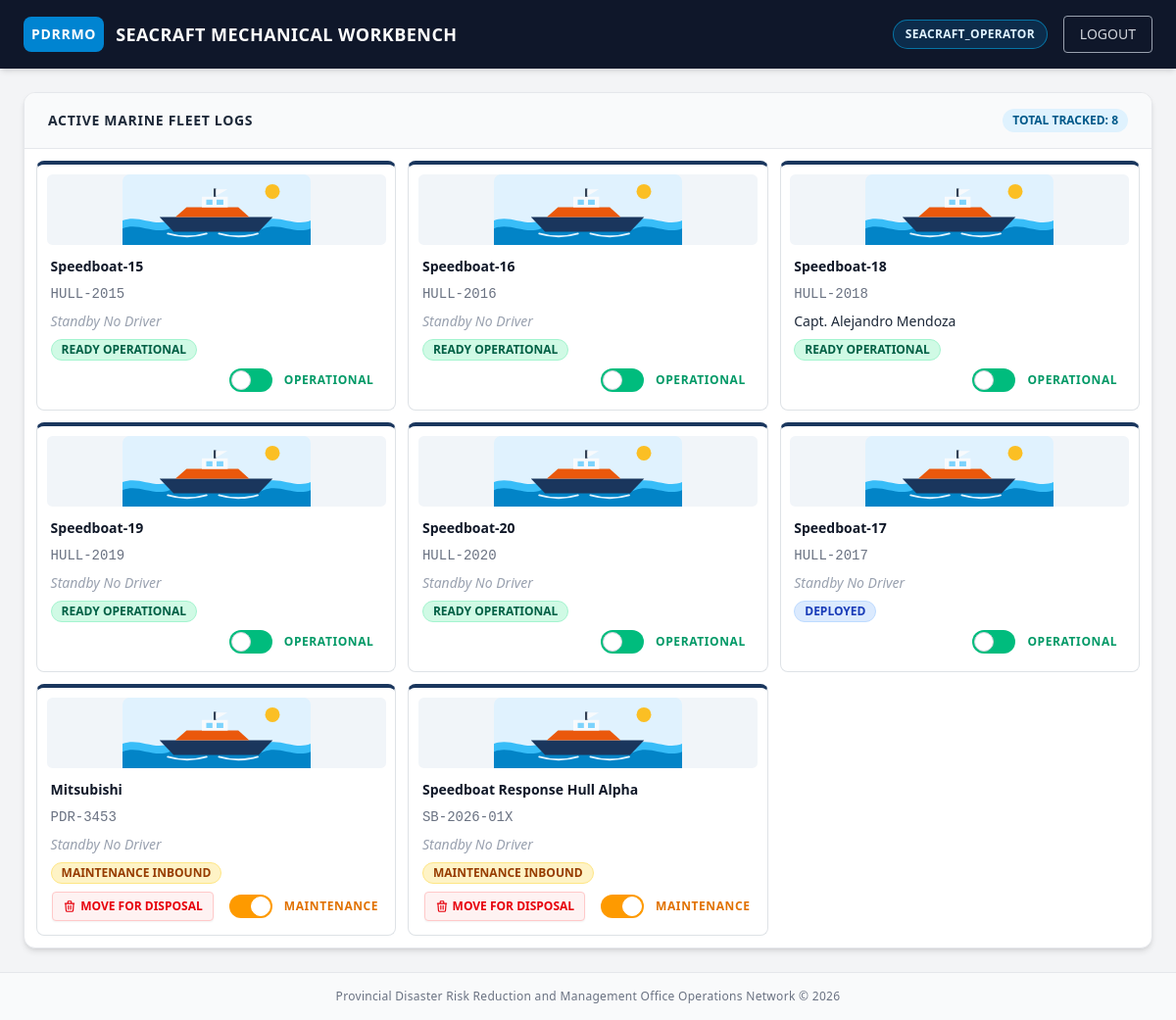
Page /maritime/ (signed in) on the earlier database version.
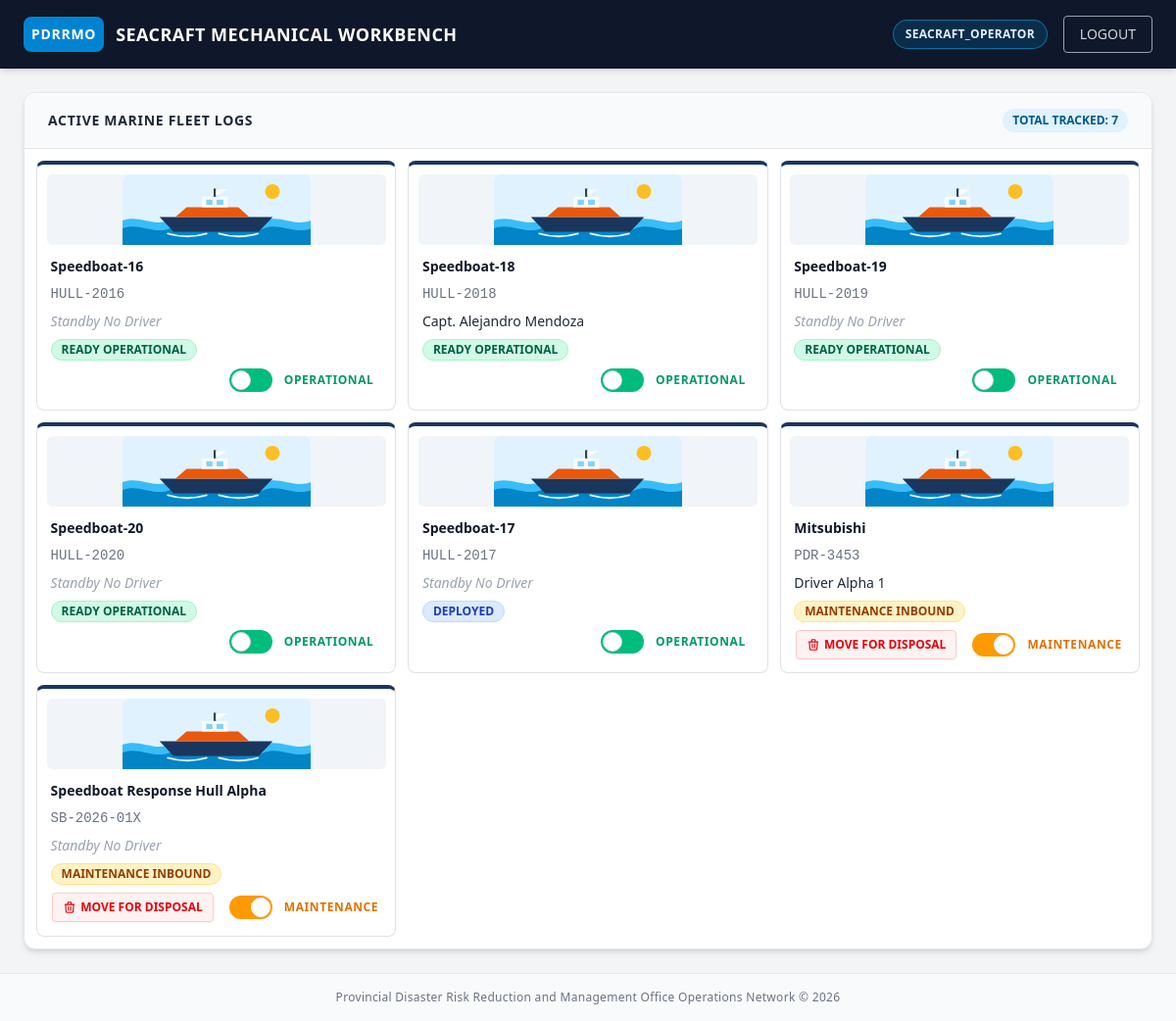
Same page on the later database version.
### fleet/models.py (models this page shows, shortened)
class Vehicle(models.Model):
    STATUS_CHOICES = [
        ('OPERATIONAL', 'Operational'),
        ('MAINTENANCE', 'Maintenance'),
        ('DEPLOYED', 'Deployed'),
    ]
    model_name = models.CharField(max_length=100)
    plate_number = models.CharField(max_length=50, unique=True)
    vehicle_type = models.ForeignKey(VehicleType, on_delete=models.CASCADE)
    status = models.CharField(
        max_length=50,
        choices=STATUS_CHOICES,
        default='OPERATIONAL'
    )
    assigned_driver = models.ForeignKey(
        Driver,
        on_delete=models.SET_NULL,
        null=True,
        blank=True,
        related_name='vehicles'
    )

class Driver(models.Model):
    name = models.CharField(max_length=100, unique=True)
    license_number = models.CharField(max_length=50, blank=True, null=True)
    phone_number = models.CharField(max_length=20, blank=True, null=True)
    is_active = models.BooleanField(default=True)

### fleet/views.py (the view, shortened to what this page needs)
# urls.py: path('maritime/', views.seacraft_dashboard, name='seacraft_dashboard'),
@login_required
def seacraft_dashboard(request):
    user = request.user
    username_lower = user.username.lower()
    user_group_names = list(user.groups.values_list('name', flat=True))
    is_authorized = check_user_role(
        user,
        'Maritime_Tech',
        ['maritime', 'sea', 'craft', 'tech', 'dispatch']
    )
    if not is_authorized:
        messages.error(request, "Access restricted to authorized Maritime Operators.")
        return redirect('homepage')
    vehicles = Vehicle.objects.filter(
        vehicle_type__name__iexact='MARINE'
    ).exclude(
        status__in=['ARCHIVED', 'DISPOSED']
    ).select_related(
        'vehicle_type', 'assigned_driver'
    ).order_by(
        Case(
            When(status='OPERATIONAL', then=Value(1)),
            When(status='DEPLOYED', then=Value(2)),
            When(status='MAINTENANCE', then=Value(3)),
            When(status='PENDING_DISPOSAL', then=Value(4)),
            default=Value(5),
            output_field=IntegerField(),
        ),
        'model_name'
    )
    vehicles = add_disposal_reasons(vehicles)
    return render(request, 'fleet/seacraft_dashboard.html', {'vehicles': vehicles})

### fleet/views.py (called while the page is built, shortened)
def check_user_role(user, group_name, keywords):
    if user.is_superuser:
        return True
    user_group_names = list(user.groups.values_list('name', flat=True))
    if group_name in user_group_names:
        return True
    username_lower = user.username.lower()
    if any(kw in username_lower for kw in keywords):
        return True
    return False

def add_disposal_reasons(vehicles):
    pending_vehicle_ids = set(
        vehicles.filter(status='PENDING_DISPOSAL').values_list('id', flat=True)
    )
    disposal_reasons = {}
    for vehicle in vehicles:
        if vehicle.id in pending_vehicle_ids:
            vehicle.disposal_reason = disposal_reasons.get(vehicle.id, '')
    return vehicles

### fleet/templates/fleet/seacraft_dashboard.html (shortened to what the changed rows need)
{% load static %}
<!DOCTYPE html>
<html lang="en">
<head>
    <script src="https://cdn.jsdelivr.net/npm/@tailwindcss/browser@4"></script>
    <link rel="stylesheet" href="{% static 'fleet/css/asset_grid.css' %}">
</head>
<body class="bg-gray-100 font-sans min-h-screen flex flex-col justify-between">
    <header class="bg-[#0f172a] text-white px-6 py-4 flex justify-between items-center shadow-md">
        <div class="flex items-center space-x-3">
            <h1 class="text-lg font-semibold uppercase tracking-wide">Seacraft Mechanical Workbench</h1>
        </div>
    </header>
    <main class="flex-grow p-6 max-w-7xl w-full mx-auto space-y-4">
        <div class="bg-white rounded-xl shadow-md overflow-hidden border border-gray-200">
            <div class="px-6 py-4 bg-gray-50 border-b border-gray-200 flex justify-between items-center">
                <h2 class="font-bold text-gray-800 uppercase tracking-wider text-sm">Active Marine Fleet Logs</h2>
                <span class="bg-sky-100 text-sky-800 text-xs font-bold px-2.5 py-1 rounded-full uppercase">
                    Total Tracked: {{ vehicles.count }}
                </span>
            </div>
            <div class="overflow-x-auto">
                <table class="w-full text-left border-collapse text-sm asset-grid-table asset-grid-table--sea">
                    <tbody class="divide-y divide-gray-200 text-gray-700">
                        {% for craft in vehicles %}
                            <tr class="hover:bg-gray-50/70 transition">
                                <td class="px-6 py-4 font-semibold text-gray-900">{{ craft.model_name }}</td>
                                <td class="px-6 py-4 font-mono text-gray-500 font-medium">{{ craft.plate_number }}</td>
                                <td class="px-6 py-4">
                                    {% if craft.assigned_driver %}
                                        <span class="text-gray-800 font-medium">{{ craft.assigned_driver.name }}</span>
                                    {% else %}
                                        <span class="text-gray-400 italic font-normal">Standby No Driver</span>
                                    {% endif %}
                                </td>
                                <td class="px-6 py-4">
                                    {% if craft.status == 'MAINTENANCE' %}
                                        <span class="inline-flex items-center px-2.5 py-0.5 rounded-full text-xs font-bold bg-amber-100 text-amber-800 uppercase border border-amber-200">
                                            Maintenance Inbound
                                        </span>
                                    {% elif craft.status == 'OPERATIONAL' %}
                                        <span class="inline-flex items-center px-2.5 py-0.5 rounded-full text-xs font-bold bg-emerald-100 text-emerald-800 uppercase border border-emerald-200">
                                            Ready Operational
                                        </span>
                                    {% else %}
                                        <span class="inline-flex items-center px-2.5 py-0.5 rounded-full text-xs font-bold bg-blue-100 text-blue-800 uppercase border border-blue-200">
                                            {{ craft.status }}
                                        </span>
                                    {% endif %}
                                </td>
                                <td class="px-6 py-4 text-right">
                                    <div class="inline-flex items-center justify-end gap-4 m-0">
                                        {% if craft.status == 'MAINTENANCE' %}
                                            <form action="{% url 'dashboard_portal:seacraft_dashboard' %}" method="post" class="m-0" onsubmit="return captureDisposalRemarks(this);">
                                                <button type="submit" class="inline-flex items-center space-x-1 border border-red-200 bg-red-50 hover:bg-red-600 text-red-600 hover:text-white px-2.5 py-1.5 rounded text-xs font-bold uppercase transition shadow-xs cursor-pointer">
                                                    <svg class="w-3.5 h-3.5" fill="none" stroke="currentColor" stroke-width="2" viewBox="0 0 24 24">
                                                        <path stroke-linecap="round" stroke-linejoin="round" d="M19 7l-.867 12.142A2 2 0 0116.138 21H7.862a2 2 0 01-1.995-1.858L5 7m5 4v6m4-6v6m1-10V4a1 1 0 00-1-1h-4a1 1 0 00-1 1v3M4 7h16"/>
                                                    </svg>
                                                    <span>Move For Disposal</span>
                                                </button>
                                            </form>
                                        {% endif %}
                                        {% if craft.status != 'PENDING_DISPOSAL' %}
                                        <form action="{% url 'dashboard_portal:seacraft_dashboard' %}" method="post" class="inline-flex items-center m-0">
                                            <label class="relative inline-flex items-center cursor-pointer select-none">
                                                <div class="w-11 h-6 bg-emerald-500 peer-focus:outline-none rounded-full peer peer-checked:after:translate-x-full rtl:peer-checked:after:-translate-x-full peer-checked:after:border-white after:content-[''] after:absolute after:top-[2px] after:start-[2px] after:bg-white after:border-gray-300 after:border after:rounded-full after:h-5 after:w-5 after:transition-all peer-checked:bg-amber-500"></div>
                                                <span class="ms-3 text-xs font-bold uppercase tracking-wider text-gray-700 min-w-[100px] text-left">
                                                    {% if craft.status == 'MAINTENANCE' %}
                                                        <span class="text-amber-600">Maintenance</span>
                                                    {% else %}
                                                        <span class="text-emerald-600">Operational</span>
                                                    {% endif %}
                                                </span>
                                            </label>
                                        </form>
                                        {% endif %}
                                    </div>
                                </td>
                            </tr>
                        {% empty %}
                            <tr>
                                <td colspan="5" class="px-6 py-12 text-center text-gray-400 font-medium italic">
                                    No maritime tracking vessels registered inside this sector map layer database.
                                </td>
                            </tr>
                        {% endfor %}
                    </tbody>
                </table>
            </div>
        </div>
    </main>
</body>
</html>

Differences in the rows shown:
no longer on this page (row edited): Vehicle: model_name "Speedboat-15", plate_number "HULL-2015", shows "Standby No Driver", status "READY OPERATIONAL"
changed Vehicle "Mitsubishi": assigned_driver.name (not shown) → "Driver Alpha 1"; no longer shows "Standby No Driver"
Other differences:
{{ vehicles.count }}: "8" → "7"
